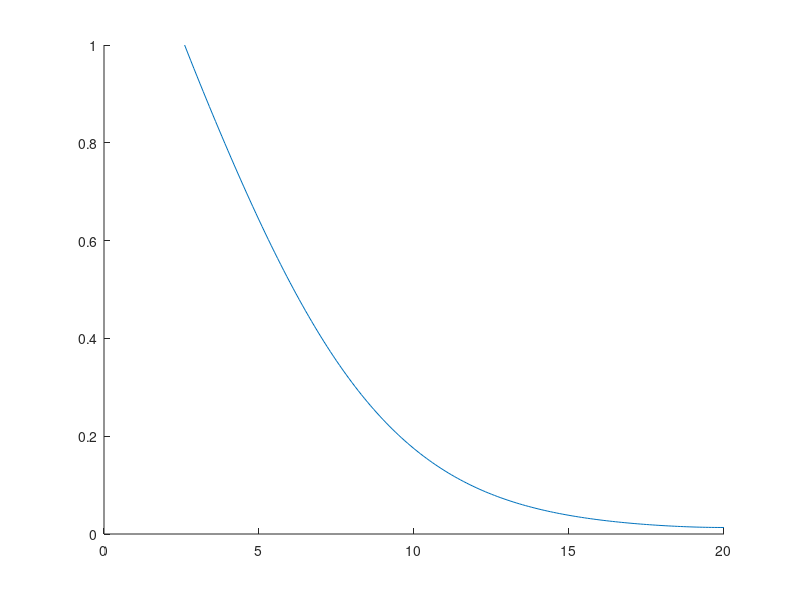

MATLAB code to generate this figure:
clc
clear
alpha=1.8;%
lambda=0.5;
mu=0.33;
beta=1;
v=0.04071;%0.2854;
D=0.09;%0.8563;
%%
a=1;
b=1-a;
xL=0;
xR=20;
xN=200;
dx=(xR-xL)/xN;
tL=0;
tM=450;
tN=450;
dt=(tM-tL)/tN;
x=xL:dx:xR;
t=tL:dt:tM;
%%
k1=-v*dt/dx;
k2=D*dt*a/(dx)^alpha;
k3=D*dt*b/(dx)^alpha;
C=zeros(xN+1,tN+1);
Cim=zeros(xN+1,tN+1);
M=zeros(xN+1,xN+1);
rhs=zeros(xN+1,1);
C(1,1)=1;%Instantaneous source
g=zeros(xN+1,1);
g(1)=1;
for i=1:length(g)
    g(i+1)=-g(i)*(alpha-i+1)/i;
end
M1=zeros(xN+1,xN+1);
M2=zeros(xN+1,xN+1);
M3=zeros(xN+1,xN+1);
for i=2:xN+1
    for j=1:xN+1
        if i==j
            M1(i,j)=1+k1;
        elseif i==j-1
            M1(i,j)=-k1;
        else
            M1(i,j)=0;
        end
    end
end
for i=2:xN
    M2_trans=zeros(1,xN+1);
    M3_trans=zeros(1,xN+1);
    for j=1:i+1
        M2_trans(i-j+2)=-k2*g(j);
    end
    f=1;
    for j=i-1:xN+1
        M3_trans(j)=-k3*g(f);
        f=f+1;
    end
    M2(i,:)=M2_trans;
    M3(i,:)=M3_trans;
end
M=M1+M2+M3;
M(1,:)=0;M(xN+1,:)=0;
M(1,1)=1;M(xN+1,end)=1; M(xN+1,end-1)=-1;
rhs=zeros(xN+1,1);
for j=1:tN
    for i=1:xN+1
        Cim(i,j+1)=Cim(i,j)+dt*lambda*C(i,j)-dt*mu*Cim(i,j);
    end
    for i=1:xN+1
        rhs(i)=C(i,j)-beta*(Cim(i,j+1)-Cim(i,j));
    end
     if j>1
     rhs(1)=1;
     rhs(xN+1)=0;
     end
    C(:,j+1)=M\rhs;  
end
%C=C+Cim;
hold on
T=270
t_plot=ceil(T/tM*tN);
x_plot=x(27:end)';
y_plot=C(27:end,t_plot)/max(C(27:end,t_plot));
data=[x_plot y_plot];
plot(x(27:end),C(27:end,t_plot)/max(C(27:end,t_plot)));